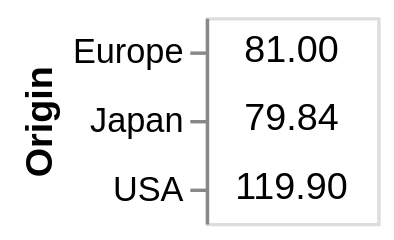

Source (Vega-Lite JSON):
### Vega-Lite specification from a JSON file in a GitHub repository (floating-point values rounded to 4 significant figures; data arrays with more than 128 entries replaced by an {"elided": "..."} marker saying what was removed)
{"$schema": "https://vega.github.io/schema/vega-lite/v4.json", "data": {"values": {"elided": "406 records"}}, "width": 50, "mark": "text", "encoding": {"y": {"field": "Origin", "type": "ordinal"}, "text": {"aggregate": "mean", "field": "Horsepower", "type": "quantitative", "format": ".2f"}}}
